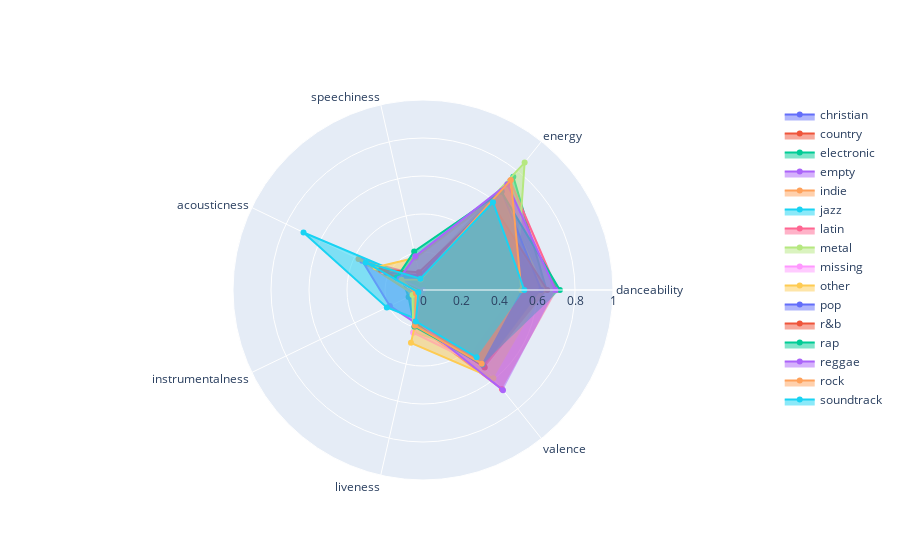

Notebook cell for this chart:
### Code cell
# Radar Chart (chart=1 and release_date=specified year and chart=0)
polar_categories = ['danceability', 'energy', 'speechiness', 'acousticness', 'instrumentalness', 'liveness', 'valence']
fig = go.Figure()
data = attributes.groupby('genre_super', as_index=False).mean().loc[:, ["genre_super"] + polar_categories]

for genre in data.genre_super.unique():
    df = data[lambda x: x.genre_super == genre]
    fig.add_trace(go.Scatterpolar(
        r=[df[col].values[0] for col in df.columns if col in polar_categories],
        theta = polar_categories,
        fill='toself',
        name=df["genre_super"].values[0]
    ))

fig.update_layout(
  polar=dict(
    radialaxis=dict(
      visible=True,
      range=[0, 1]
    )),
  showlegend=True
)

fig.show()

### Figure 1 — Plotly figure (JSON) as saved in the notebook; plotly's stock layout.template omitted (floating-point values rounded to 4 significant figures)
{"data": [{"fill": "toself", "name": "christian", "r": [0.4881, 0.5921, 0.05262, 0.3215, 0.002611, 0.1761, 0.3795], "theta": ["danceability", "energy", "speechiness", "acousticness", "instrumentalness", "liveness", "valence"], "type": "scatterpolar"}, {"fill": "toself", "name": "country", "r": [0.5659, 0.6655, 0.0408, 0.2361, 0.001663, 0.1702, 0.523], "theta": ["danceability", "energy", "speechiness", "acousticness", "instrumentalness", "liveness", "valence"], "type": "scatterpolar"}, {"fill": "toself", "name": "electronic", "r": [0.6505, 0.7624, 0.08218, 0.1197, 0.08436, 0.1998, 0.5087], "theta": ["danceability", "energy", "speechiness", "acousticness", "instrumentalness", "liveness", "valence"], "type": "scatterpolar"}, {"fill": "toself", "name": "empty", "r": [0.604, 0.5413, 0.08036, 0.3555, 0.1935, 0.1774, 0.4799], "theta": ["danceability", "energy", "speechiness", "acousticness", "instrumentalness", "liveness", "valence"], "type": "scatterpolar"}, {"fill": "toself", "name": "indie", "r": [0.5336, 0.5427, 0.04852, 0.3769, 0.05332, 0.1629, 0.4499], "theta": ["danceability", "energy", "speechiness", "acousticness", "instrumentalness", "liveness", "valence"], "type": "scatterpolar"}, {"fill": "toself", "name": "jazz", "r": [0.5134, 0.32, 0.04238, 0.698, 0.2114, 0.1567, 0.4258], "theta": ["danceability", "energy", "speechiness", "acousticness", "instrumentalness", "liveness", "valence"], "type": "scatterpolar"}, {"fill": "toself", "name": "latin", "r": [0.7059, 0.736, 0.09033, 0.2326, 0.00363, 0.1835, 0.666], "theta": ["danceability", "energy", "speechiness", "acousticness", "instrumentalness", "liveness", "valence"], "type": "scatterpolar"}, {"fill": "toself", "name": "metal", "r": [0.4885, 0.8579, 0.08113, 0.03726, 0.06129, 0.2265, 0.4142], "theta": ["danceability", "energy", "speechiness", "acousticness", "instrumentalness", "liveness", "valence"], "type": "scatterpolar"}, {"fill": "toself", "name": "missing", "r": [0.6456, 0.5753, 0.08827, 0.2371, 0.03246, 0.2306, 0.5279], "theta": ["danceability", "energy", "speechiness", "acousticness", "instrumentalness", "liveness", "valence"], "type": "scatterpolar"}, {"fill": "toself", "name": "other", "r": [0.6387, 0.6488, 0.1741, 0.2768, 1.16e-05, 0.2851, 0.5944], "theta": ["danceability", "energy", "speechiness", "acousticness", "instrumentalness", "liveness", "valence"], "type": "scatterpolar"}, {"fill": "toself", "name": "pop", "r": [0.622, 0.6645, 0.07871, 0.2123, 0.009838, 0.1781, 0.5148], "theta": ["danceability", "energy", "speechiness", "acousticness", "instrumentalness", "liveness", "valence"], "type": "scatterpolar"}, {"fill": "toself", "name": "r&b", "r": [0.654, 0.5824, 0.09554, 0.2454, 0.008191, 0.1722, 0.5213], "theta": ["danceability", "energy", "speechiness", "acousticness", "instrumentalness", "liveness", "valence"], "type": "scatterpolar"}, {"fill": "toself", "name": "rap", "r": [0.7204, 0.6618, 0.2083, 0.1531, 0.005817, 0.1975, 0.5009], "theta": ["danceability", "energy", "speechiness", "acousticness", "instrumentalness", "liveness", "valence"], "type": "scatterpolar"}, {"fill": "toself", "name": "reggae", "r": [0.6973, 0.7123, 0.1819, 0.1377, 0.0003722, 0.1658, 0.675], "theta": ["danceability", "energy", "speechiness", "acousticness", "instrumentalness", "liveness", "valence"], "type": "scatterpolar"}, {"fill": "toself", "name": "rock", "r": [0.5176, 0.7413, 0.05677, 0.1253, 0.04152, 0.1927, 0.4957], "theta": ["danceability", "energy", "speechiness", "acousticness", "instrumentalness", "liveness", "valence"], "type": "scatterpolar"}, {"fill": "toself", "name": "soundtrack", "r": [0.5332, 0.5908, 0.06109, 0.3349, 0.02742, 0.1697, 0.4527], "theta": ["danceability", "energy", "speechiness", "acousticness", "instrumentalness", "liveness", "valence"], "type": "scatterpolar"}], "layout": {"polar": {"radialaxis": {"range": [0, 1], "visible": true}}, "showlegend": true}}
